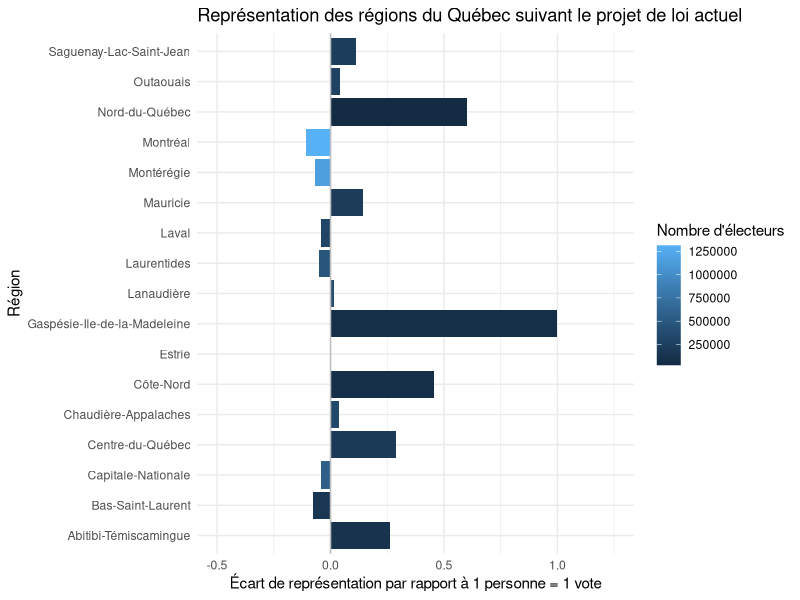
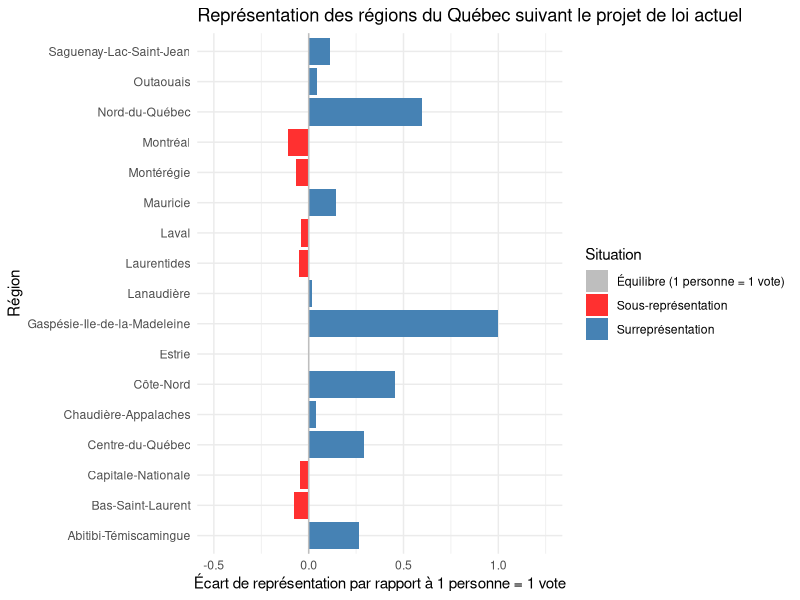
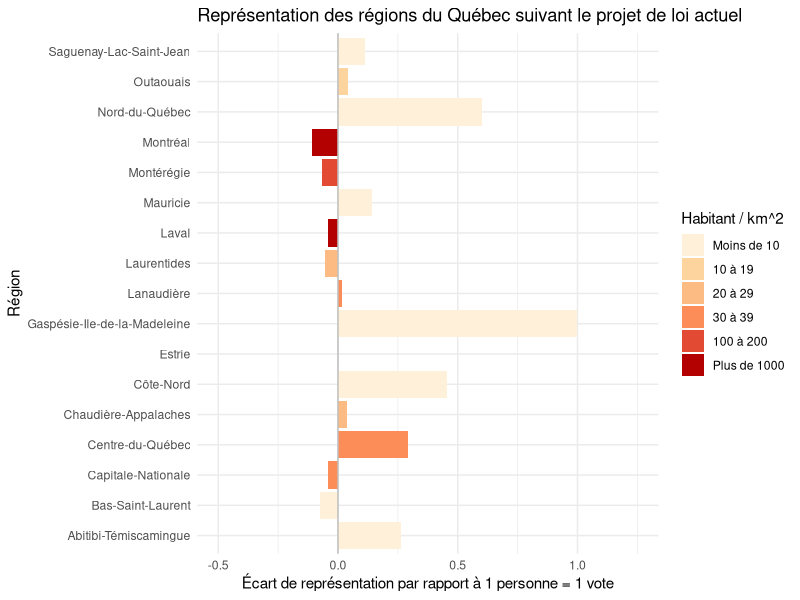

The R source for these figures, in order:
# Les données viennent de https://ici.radio-canada.ca/nouvelle/1484171/reforme-mode-scrutin-montreal-regions-quebec-politique
# Les données sur la densité de population viennent de : http://www.stat.gouv.qc.ca/statistiques/recensement/2011/recens2011_reg/population/poptot_superficie_reg.htm

data <- data.frame(region = c("Gaspésie-Ile-de-la-Madeleine", 
                              "Bas-Saint-Laurent", 
                              "Chaudière-Appalaches",
                              "Centre-du-Québec", 
                              "Estrie", 
                              "Montérégie", 
                              "Montréal", 
                              "Laval", 
                              "Saguenay-Lac-Saint-Jean",
                              "Côte-Nord", 
                              "Capitale-Nationale", 
                              "Mauricie", 
                              "Lanaudière", 
                              "Laurentides", 
                              "Outaouais",
                              "Abitibi-Témiscamingue", 
                              "Nord-du-Québec"),
                   prop_elec = c(1.2, 2.6, 5.4, 3.1, 4, 
                                 18.9, 21.5, 5, 3.6, 1.1, 
                                 9.2, 3.5, 6.3, 7.6, 4.6,  1.9, 0.5),
                   prop_sieges = c(2.4, 2.4, 5.6, 4, 4,
                                   17.6, 19.2, 4.8, 4, 1.6, 
                                   8.8, 4, 6.4, 7.2, 4.8, 2.4, 0.8),
                   densite_pop = c(4.6, 9, 27.2, 33.8, 30.4, 129.6, 
                                   3779.1, 1625.1, 2.8, 0.4, 37.3,
                                   7.3, 38, 26.9, 12, 2.5, 0.1),
                   nb_electeurs = c(75657, 158112, 328897, 189514, 245160, 
                                    1151446, 1312927, 307058, 217279, 69550, 
                                    561253, 214612, 385945, 464134, 278135, 
                                    113711, 28575 )
)

data$unvote <- (data$prop_sieges / data$prop_elec) -1
data$situation <- ifelse(data$unvote > 0 , "Surreprésentation", 
                         ifelse(data$unvote == 0, "Équilibre (1 personne = 1 vote)",
                                "Sous-représentation"))

data$densite_pop_gp <- factor( ifelse(data$densite_pop < 10, "Moins de 10", ifelse(
  data$densite_pop >= 10 & data$densite_pop < 20, "10 à 19", ifelse(
    data$densite_pop >= 20 & data$densite_pop < 30, "20 à 29", ifelse(
      data$densite_pop >= 30 & data$densite_pop < 40, "30 à 39", ifelse(
        data$densite_pop >= 40 & data$densite_pop < 50, "40 à 49", ifelse(
          data$densite_pop >= 50 & data$densite_pop < 200, "100 à 200", ifelse(
            data$densite_pop > 200, "Plus de 1000", NA
          )
        ) 
      )
    )
  )
)
)
)

data$densite_pop_gp <- factor(data$densite_pop_gp,levels(data$densite_pop_gp)[c(5, 1, 3, 4, 2, 6)])


library(ggplot2)
library(RColorBrewer)

fig <- ggplot(data=data, aes(y=unvote, x=region)) +
          geom_bar(stat = "identity", aes(fill = situation)) + 
          scale_x_discrete(limits = rev(levels(data$region))) +
          coord_flip() +
          ggtitle("Représentation des régions du Québec suivant le projet de loi actuel") +
          ylab("Écart de représentation par rapport à 1 personne = 1 vote") +
          xlab("Région") +
          geom_hline(aes(yintercept = 0), colour = "grey") +
          scale_fill_manual("Situation", values=c("grey", "firebrick1", "steelblue")) +
          ylim(-0.5, 1.25) +
          theme_minimal()

ggsave("fig.jpg", fig, width = 20, height = 10, units = "cm")


fig2 <- ggplot(data=data, aes(y=unvote, x=region)) +
  geom_bar(stat = "identity", aes(fill = densite_pop_gp)) + 
  scale_x_discrete(limits = rev(levels(data$region))) +
  coord_flip() +
  ggtitle("Représentation des régions du Québec suivant le projet de loi actuel") +
  ylab("Écart de représentation par rapport à 1 personne = 1 vote") +
  xlab("Région") +
  geom_hline(aes(yintercept = 0), colour = "grey") +
  scale_fill_brewer("Habitant / km^2", palette = "OrRd") +
  ylim(-0.5, 1.25) +
  theme_minimal()

ggsave("fig2.jpg", fig2, width = 20, height = 10, units = "cm")

ggplot(data=data, aes(y=unvote, x=region)) +
  geom_bar(stat = "identity", aes(fill = nb_electeurs)) + 
  scale_x_discrete(limits = rev(levels(data$region))) +
  coord_flip() +
  ggtitle("Représentation des régions du Québec suivant le projet de loi actuel") +
  ylab("Écart de représentation par rapport à 1 personne = 1 vote") +
  xlab("Région") +
  geom_hline(aes(yintercept = 0), colour = "grey") +
  scale_fill_continuous("Nombre d'électeurs") +
  ylim(-0.5, 1.25) +
  theme_minimal()


